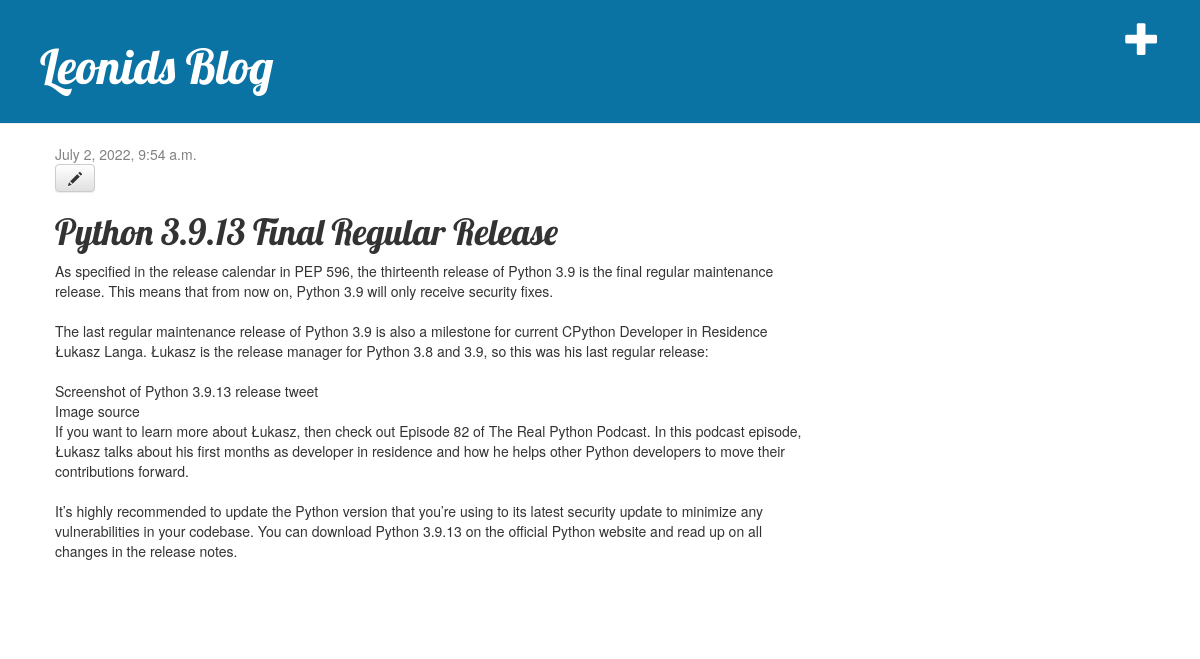
Page /post/2/ (signed in) on the committed database.
### blog/models.py (models this page shows, shortened)
class Post(models.Model):
    author = models.ForeignKey(settings.AUTH_USER_MODEL, on_delete=models.CASCADE)
    title = models.CharField(max_length=200)
    text = models.TextField()
    created_date = models.DateTimeField(default=timezone.now)
    published_date = models.DateTimeField(blank=True, null=True)

### blog/views.py (the view)
# urls.py: path('post/<int:pk>/', views.post_detail, name='post_detail'),
def post_detail(request, pk):
    Post.objects.get(pk=pk)
    post = get_object_or_404(Post, pk=pk)
    return render(request, 'blog/post_detail.html', {'post': post})

### blog/templates/blog/post_detail.html
{% extends 'blog/base.html' %}
{% block content %}
    <div class="post">
        {% if post.published_date %}
            <div class="date">
                {{ post.published_date }}
            </div>
        {% endif %}
        <a class="btn btn-default" href="{% url 'post_edit' pk=post.pk %}"><span class="glyphicon glyphicon-pencil"></span></a>
        <h1>{{ post.title }}</h1>
        <p>{{ post.text|linebreaksbr }}</p>
    </div>
{% endblock %}

### blog/static/css/blog.css (style rules this page uses)
h1, h2, h3, h4 { font-family: 'Lobster', cursive; }
.date { color: #828282; }
.post { margin-bottom: 70px; }

### rows in the picture
Post: published_date "July 2, 2022, 9:54 a.m.", title "Python 3.9.13 Final Regular Release", text "As specified in the release calendar in PEP 596, the thirteenth release of Python 3.9 is the final regular maintenance release. This means that from now on, Python 3.9 will only receive security fixes. The last regular maintenance release of Python 3.9 is also a milestone for current CPython Developer in Residence Łukasz Langa. Łukasz is the release manager for Python 3.8 and 3.9, so this was his last regular release: Screenshot of Python 3.9.13 release tweet Image source If you want to learn more about Łukasz, then check out Episode 82 of The Real Python Podcast. In this podcast episode, Łukasz talks about his first months as developer in residence and how he helps other Python developers…"
